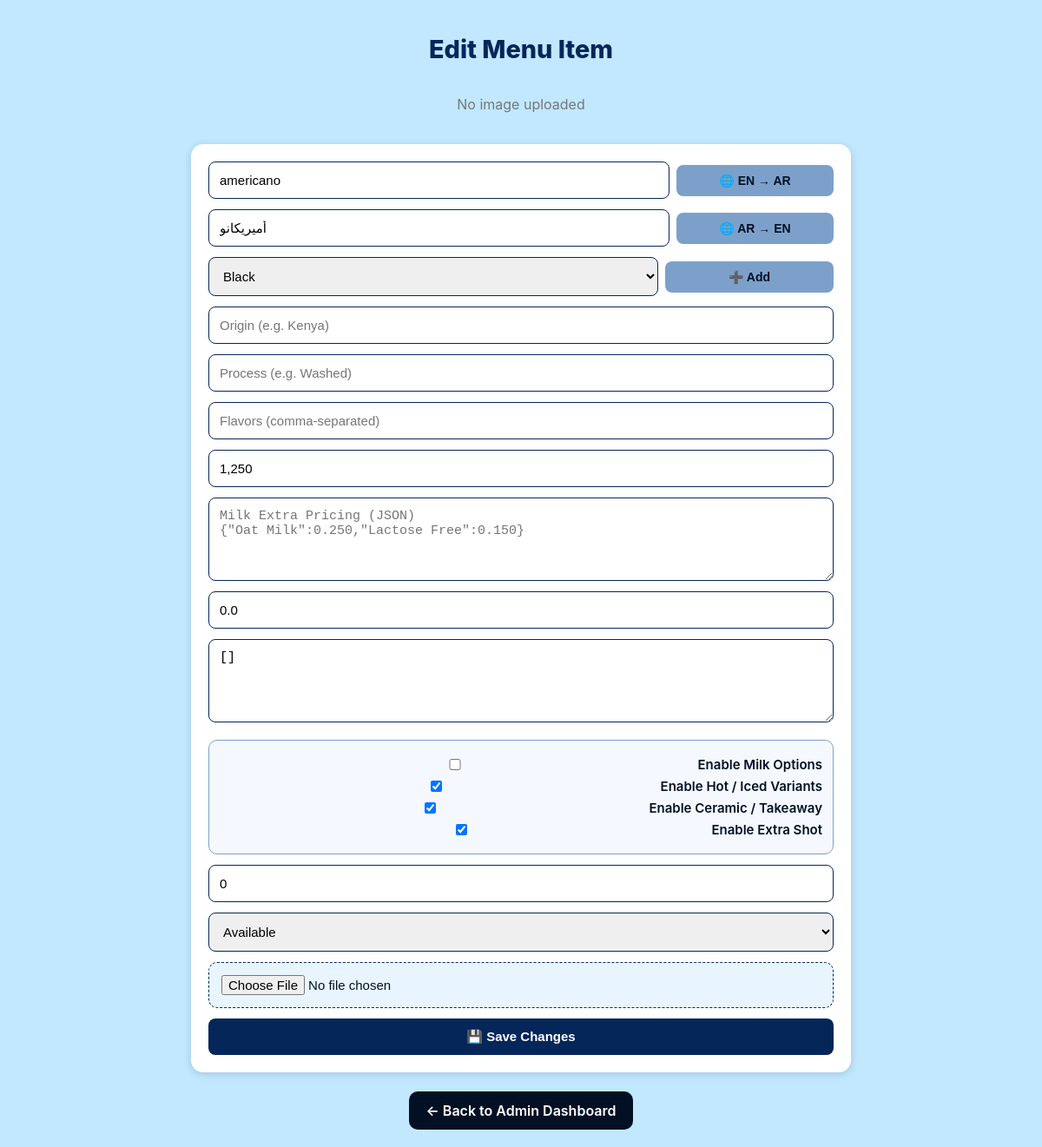
Page /edit/4 (signed in) on the committed database.
### tables this page shows
CREATE TABLE menu_items (
        id INTEGER PRIMARY KEY AUTOINCREMENT,
        category TEXT,
        name_en TEXT,
        name_ar TEXT,
        price TEXT,
        origin TEXT,
        process TEXT,
        flavors TEXT,
        image TEXT
    , milk_extra_price REAL DEFAULT 0, variants TEXT, stock_mode TEXT DEFAULT 'status', stock_status TEXT DEFAULT 'Available', stock_quantity INTEGER DEFAULT 0, use_milk INTEGER DEFAULT 1, use_variant INTEGER DEFAULT 1, use_cup INTEGER DEFAULT 1, use_extrashot INTEGER DEFAULT 1);

CREATE TABLE categories (
        id INTEGER PRIMARY KEY AUTOINCREMENT,
        name TEXT UNIQUE
    );

### collectiveforlife.py (the view, shortened to what this page needs)
@app.route('/edit/<int:item_id>', methods=['GET', 'POST'])
def edit(item_id):
    if not session.get("auth"):
        return redirect("/auth")
    conn = get_db()
    item = conn.execute("SELECT * FROM menu_items WHERE id=?", (item_id,)).fetchone()
    categories = [r["name"] for r in conn.execute("SELECT name FROM categories")]
    if not item:
        conn.close()
        return redirect("/admin")
    conn.close()
    return render_template("admin_edit.html", item=item, categories=categories)

### collectiveforlife.py (called while the page is built)
def get_db():
    conn = sqlite3.connect('menu.db')
    conn.row_factory = sqlite3.Row
    return conn

### templates/admin_edit.html (shortened to what this page needs)
<!doctype html>
<html lang="en">
<head>
</head>
<body>
<h1>Edit Menu Item</h1>
<div class="preview">
  {% if item.image %}
    <img id="previewImage" src="{{ url_for('static', filename='uploads/' ~ item.image) }}" alt="Preview">
  {% else %}
    <p id="noImageText" style="color:#777;">No image uploaded</p>
  {% endif %}
</div>
<form method="POST" enctype="multipart/form-data" id="editForm">
  <div style="display:flex;align-items:center;gap:8px;width:100%;flex-wrap:wrap;">
    <input type="text" id="name_en" name="name_en" value="{{ item.name_en }}" placeholder="Name (English)" required style="flex:1 1 70%;">
    <button type="button" class="translate-btn" onclick="translateField('en')" style="flex:1 1 25%;">🌐 EN → AR</button>
  </div>
  <div style="display:flex;align-items:center;gap:8px;width:100%;flex-wrap:wrap;">
    <input type="text" id="name_ar" name="name_ar" value="{{ item.name_ar }}" placeholder="Name (Arabic)" required style="flex:1 1 70%;">
    <button type="button" class="translate-btn" onclick="translateField('ar')" style="flex:1 1 25%;">🌐 AR → EN</button>
  </div>
  <div style="display:flex;align-items:center;gap:8px;width:100%;flex-wrap:wrap;">
    <select name="category" id="categorySelect" required style="flex:1 1 70%;">
      {% for cat in categories %}
        <option value="{{cat}}" {% if item.category == cat %}selected{% endif %}>{{cat}}</option>
      {% endfor %}
    </select>
    <button type="button" class="add-cat-btn" onclick="addCategory()" style="flex:1 1 25%;">➕ Add</button>
  </div>
  <input type="text" name="origin" value="{{ item.origin }}" placeholder="Origin (e.g. Kenya)">
  <input type="text" name="process" value="{{ item.process }}" placeholder="Process (e.g. Washed)">
  <input type="text" name="flavors" value="{{ item.flavors }}" placeholder="Flavors (comma-separated)">
  <input type="text" name="price" value="{{ item.price }}" placeholder="Price (KWD)" required>
  <textarea name="milk_prices" placeholder='Milk Extra Pricing (JSON)&#10;{"Oat Milk":0.250,"Lactose Free":0.150}'>{{ item.milk_prices }}</textarea>
  <input type="text" name="milk_extra_price" value="{{ item.milk_extra_price }}" placeholder="Extra Milk Price (KWD)">
  <textarea name="variants" placeholder='Variants (JSON)&#10;["Hot","Iced"]'>{{ item.variants }}</textarea>
  <div class="option-toggle-box">
    <label class="option-toggle">
      <input type="checkbox" name="use_milk" value="1" {% if item.use_milk == 1 %}checked{% endif %}>
      Enable Milk Options
    </label>
    <label class="option-toggle">
      <input type="checkbox" name="use_variant" value="1" {% if item.use_variant == 1 %}checked{% endif %}>
      Enable Hot / Iced Variants
    </label>
    <label class="option-toggle">
      <input type="checkbox" name="use_cup" value="1" {% if item.use_cup == 1 %}checked{% endif %}>
      Enable Ceramic / Takeaway
    </label>
    <label class="option-toggle">
      <input type="checkbox" name="use_extrashot" value="1" {% if item.use_extrashot == 1 %}checked{% endif %}>
      Enable Extra Shot
    </label>
  </div>
  <input type="number" name="stock_quantity" value="{{ item.stock_quantity }}" placeholder="Stock Quantity">
  <select name="stock_status" style="flex:1 1 100%;">
    <option value="Available" {% if item.stock_status == "Available" %}selected{% endif %}>Available</option>
  </select>
  <input type="file" name="image" accept="image/*" id="imageInput" onchange="previewFile(event)">
  <button type="submit">💾 Save Changes</button>
</form>
<a href="/admin" class="back">← Back to Admin Dashboard</a>
</body>
</html>

### templates/admin_edit.html (style rules this page uses)
:root { --dark:#021024; --mid:#052659; --mist:#7DA0CA; --steam:#C1E8FF; }
body { font-family:'Inter',sans-serif; background:var(--steam); margin:0; padding:20px; color:var(--dark); display:flex; flex-direction:column; align-items:center; }
h1 { color:var(--mid); text-align:center; margin-bottom:20px; font-size:1.8rem; font-weight:800; }
.preview { display:flex; flex-direction:column; align-items:center; margin-bottom:20px; }
form { display:flex; flex-wrap:wrap; justify-content:center; gap:12px; background:white; padding:20px; border-radius:14px; box-shadow:0 2px 10px rgba(0,0,0,.15); max-width:720px; width:100%; }
input,select,textarea { padding:12px; border:1px solid var(--mid); border-radius:8px; font-size:15px; flex:1 1 46%; min-width:140px; transition:.3s; }
textarea { min-height:70px; resize:vertical; }
input[type=file] { flex:1 1 100%; background:#e8f5ff; border:1px dashed var(--mid); padding:14px; border-radius:10px; }
.option-toggle-box { flex:1 1 100%; padding:12px; border:1px solid var(--mist); border-radius:10px; background:#f5f9ff; margin-top:8px; }
.option-toggle { display:flex; align-items:center; gap:10px; margin:6px 0; font-size:15px; font-weight:600; color:var(--dark); }
button { background:var(--mid); color:white; border:none; border-radius:8px; padding:12px 15px; cursor:pointer; flex:1 1 100%; font-size:15px; font-weight:600; transition:.25s; }
.translate-btn, .add-cat-btn { background:var(--mist); color:var(--dark); border:none; padding:10px 12px; border-radius:8px; cursor:pointer; font-size:14px; flex:0 0 auto; font-weight:600; }
a.back { margin-top:22px; text-decoration:none; background:var(--dark); color:white; padding:12px 20px; border-radius:10px; font-weight:600; }

### rows in the picture
menu_items: name_en "americano", name_ar "أميريكانو", category "Black", price "1,250", milk_extra_price "0.0", variants "[]", use_variant "☑", use_cup "☑", use_extrashot "☑", stock_quantity "0", stock_status "Available"
